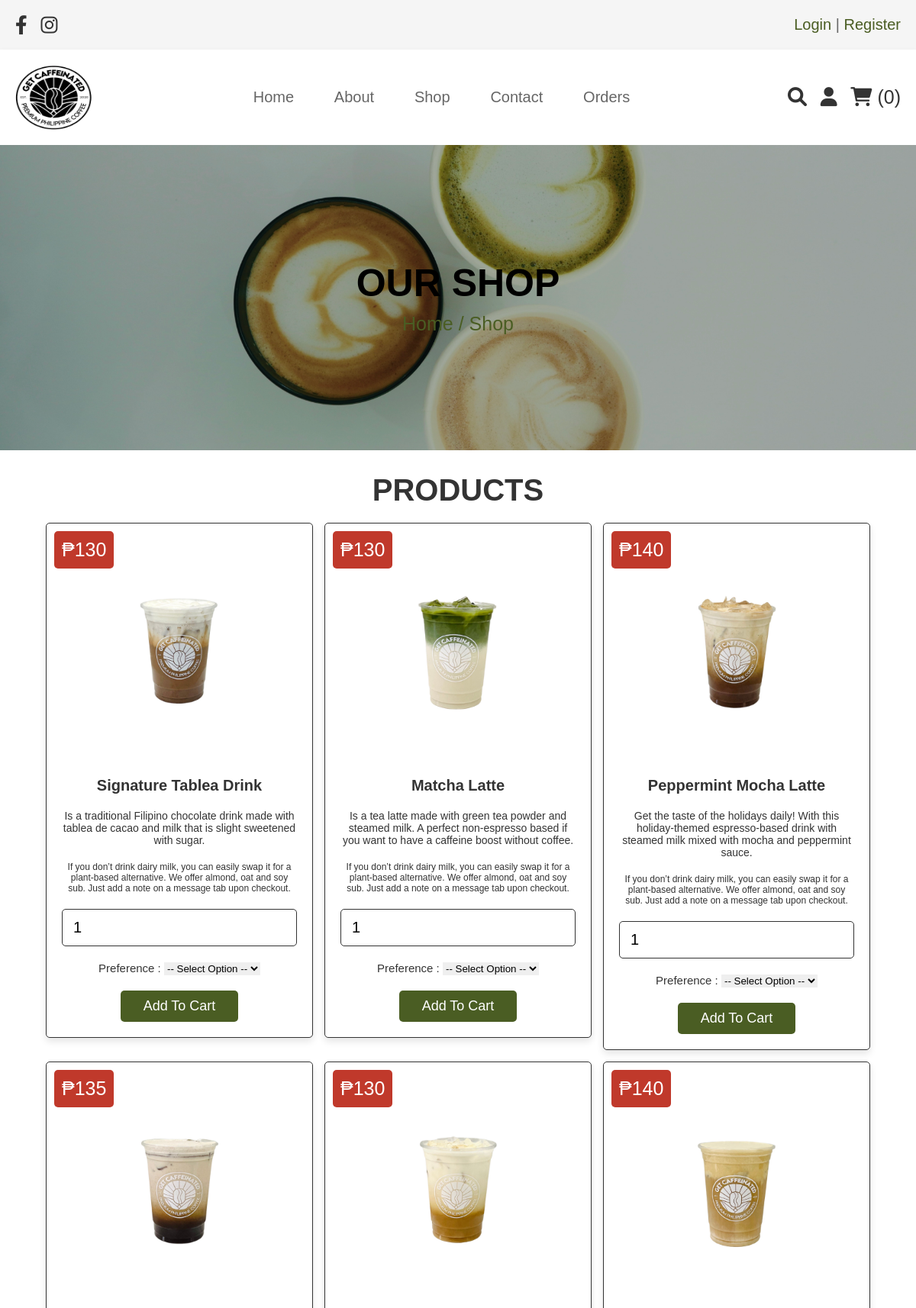
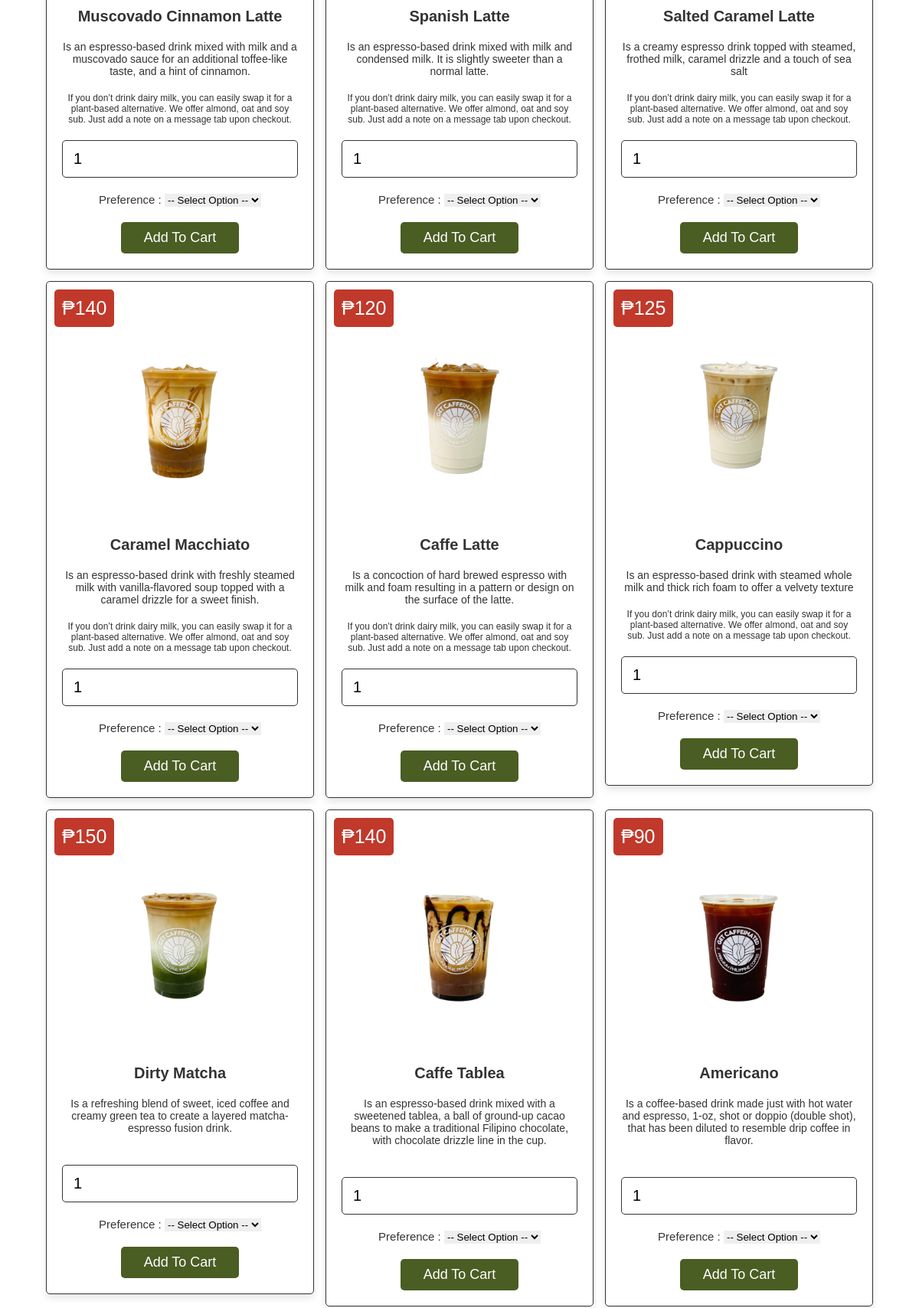
/shop.php (signed in, upper part), run on the app's committed database (2 pictures, top to bottom).
### tables this page shows
CREATE TABLE `products` (
  `id` int(100) NOT NULL,
  `name` varchar(100) NOT NULL,
  `options` varchar(255) NOT NULL,
  `description` varchar(1500) NOT NULL,
  `note` varchar(500) NOT NULL,
  `price` int(100) NOT NULL,
  `image` varchar(100) NOT NULL
);

### shop.php (the view, shortened to what this page needs)
<?php
include 'config.php';
?>
<!DOCTYPE html>
<html lang="en">
<head>
   <link rel="stylesheet" href="https://cdnjs.cloudflare.com/ajax/libs/font-awesome/6.0.0/css/all.min.css">
   <link rel="stylesheet" href="css/style.css">
</head>
<body>
<?php include 'header.php'; ?>
<div class="heading2">
   <h3>Our Shop</h3>
   <p> <a href="home.php">Home</a> / Shop </p>
</div>
<section class="products">
   <h1 class="title">Products</h1>
   <div class="box-container">
      <?php
         $select_products = mysqli_query($conn, "SELECT * FROM `products`") or die('query failed');
         if(mysqli_num_rows($select_products) > 0){
            while($fetch_products = mysqli_fetch_assoc($select_products)){
      ?>
     <form action="" method="post" class="box">
      <img class="image" src="uploaded_img/<?php echo $fetch_products['image']; ?>" alt="">
      <div class="name"><?php echo $fetch_products['name']; ?></div>
      <div class="price">₱<?php echo $fetch_products['price']; ?></div>
	  <div class="description"><?php echo $fetch_products['description']; ?></div>
	  <div class="note"><?php echo $fetch_products['note']; ?></div>
      <input type="number" min="1" name="product_quantity" value="1" class="qty">
    <div class = "preference">
      <span> Preference : </span>
      <select name = "options">
         <option value = ""> -- Select Option -- </option>
      </select>
      </div>
      <input type="submit" value="add to cart" name="add_to_cart" class="btn">
	 </form>
      <?php
         }
      }else{
         echo '<p class="empty">No products added yet!</p>';
      }
      ?>
   </div>
</section>
</body>
</html>

### css/style.css (style rules this page uses)
:root { --purple:#8e44ad; --red:#c0392b; --orange:#f39c12; --black:#333; --white:#fff; --light-color:#666; --light-white:#ccc; --light-bg:#f5f5f5; --dark-moss-green:#4a5d23; --border:.1rem solid var(--black); --box-shadow:0 .5rem 1rem rgba(0,0,0,.1); }
* { font-family: 'Rubik', sans-serif; margin:0; padding:0; box-sizing: border-box; outline: none; border:none; text-decoration: none; transition:all .2s linear; }
html { font-size: 62.5%; overflow-x: hidden; }
section { padding:3rem 2rem; }
.title { text-align: center; margin-bottom: 2rem; text-transform: uppercase; color:var(--black); font-size: 4rem; }
.btn, .option-btn, .delete-btn, .white-btn { display: inline-block; margin-top: 1rem; padding:1rem 3rem; cursor: pointer; color:var(--white); font-size: 1.8rem; border-radius: .5rem; text-transform: capitalize; }
.white-btn, .btn { background-color: #4a5d23; }
.heading2 { min-height: 50vh; display: flex; flex-flow: column; align-items: center; justify-content: center; gap:1rem; background: url(../images/shop-img.jpeg) no-repeat; background-size: cover; background-position: center; text-align: center; padding: 10px; }
.heading2 h3 { font-size: 5rem; color:#000000; text-transform: uppercase; }
.heading2 p { font-size: 2.5rem; color:#4a5d23; }
.heading2 p a { color:#4a5d23; }
.products .box-container { display: grid; grid-template-columns: repeat(auto-fit, 35rem); justify-content: center; gap:1.5rem; max-width: 1200px; margin:0 auto; align-items: flex-start; justify-content: center; }
.products .box-container .box { text-align: center; padding:2rem; border-radius: .5rem; border:var(--border); box-shadow: var(--box-shadow); background-color: var(--white); position: relative; }
.products .box-container .box img { height: 30rem; width: 100%; }
.products .box-container .box .name { padding:1rem 0; font-size: 2rem; color:var(--black); font-weight: 700; }
.products .box-container .box .description { padding:1rem 0; font-size: 1.4rem; font-weight: 500; color:var(--black); }
.products .box-container .box .note { padding:1rem 0; font-size: 1.2rem; font-weight: 400; color:var(--black); }
.products .box-container .box .qty { width: 100%; padding:1.2rem 1.4rem; border-radius: .5rem; border:var(--border); margin:1rem 0; font-size: 2rem; }
.products .box-container .box .price { position: absolute; top:1rem; left:1rem; border-radius: .5rem; padding:1rem; font-size: 2.5rem; color:var(--white); background-color: var(--red); }
.products .box-container .box .preference { flex:1 1 40rem; text-align: center; font-size:15px; padding: 1rem; color: var(--black); }

### data on the page
products: image (picture), name "Signature Tablea Drink", price "130", description "Is a traditional Filipino chocolate drink made with tablea de cacao and milk that is slight sweetened with sugar.", note "If you don’t drink dairy milk, you can easily swap it for a plant-based alternative. We offer almond, oat and soy sub. Just add a note on a message tab upon checkout."
products: image (picture), name "Matcha Latte", price "130", description "Is a tea latte made with green tea powder and steamed milk. A perfect non-espresso based if you want to have a caffeine boost without coffee.", note "If you don’t drink dairy milk, you can easily swap it for a plant-based alternative. We offer almond, oat and soy sub. Just add a note on a message tab upon checkout."
products: image (picture), name "Peppermint Mocha Latte", price "140", description "Get the taste of the holidays daily! With this holiday-themed espresso-based drink with steamed milk mixed with mocha and peppermint sauce.", note "If you don’t drink dairy milk, you can easily swap it for a plant-based alternative. We offer almond, oat and soy sub. Just add a note on a message tab upon checkout."
products: image (picture), name "Muscovado Cinnamon Latte", price "135", description "Is an espresso-based drink mixed with milk and a muscovado sauce for an additional toffee-like taste, and a hint of cinnamon.", note "If you don’t drink dairy milk, you can easily swap it for a plant-based alternative. We offer almond, oat and soy sub. Just add a note on a message tab upon checkout."
products: image (picture), name "Spanish Latte", price "130", description "Is an espresso-based drink mixed with milk and condensed milk. It is slightly sweeter than a normal latte.", note "If you don’t drink dairy milk, you can easily swap it for a plant-based alternative. We offer almond, oat and soy sub. Just add a note on a message tab upon checkout."
products: image (picture), name "Salted Caramel Latte", price "140", description "Is a creamy espresso drink topped with steamed, frothed milk, caramel drizzle and a touch of sea salt", note "If you don’t drink dairy milk, you can easily swap it for a plant-based alternative. We offer almond, oat and soy sub. Just add a note on a message tab upon checkout."
products: image (picture), name "Caramel Macchiato", price "140", description "Is an espresso-based drink with freshly steamed milk with vanilla-flavored soup topped with a caramel drizzle for a sweet finish.", note "If you don’t drink dairy milk, you can easily swap it for a plant-based alternative. We offer almond, oat and soy sub. Just add a note on a message tab upon checkout."
products: image (picture), name "Caffe Latte", price "120", description "Is a concoction of hard brewed espresso with milk and foam resulting in a pattern or design on the surface of the latte.", note "If you don’t drink dairy milk, you can easily swap it for a plant-based alternative. We offer almond, oat and soy sub. Just add a note on a message tab upon checkout."
products: image (picture), name "Cappuccino", price "125", description "Is an espresso-based drink with steamed whole milk and thick rich foam to offer a velvety texture", note "If you don’t drink dairy milk, you can easily swap it for a plant-based alternative. We offer almond, oat and soy sub. Just add a note on a message tab upon checkout."
products: image (picture), name "Dirty Matcha", price "150", description "Is a refreshing blend of sweet, iced coffee and creamy green tea to create a layered matcha-espresso fusion drink."
products: image (picture), name "Caffe Tablea", price "140", description "Is an espresso-based drink mixed with a sweetened tablea, a ball of ground-up cacao beans to make a traditional Filipino chocolate, with chocolate drizzle line in the cup."
products: image (picture), name "Americano", price "90", description "Is a coffee-based drink made just with hot water and espresso, 1-oz, shot or doppio (double shot), that has been diluted to resemble drip coffee in flavor."

### other printed values
$cart_rows_number "0"
